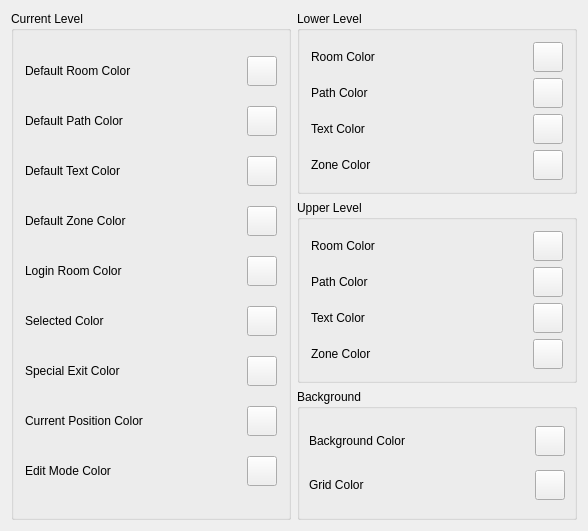
<?xml version="1.0" encoding="UTF-8"?>
<ui version="4.0">
 <class>DlgMapColorBase</class>
 <widget class="QWidget" name="DlgMapColorBase">
  <property name="geometry">
   <rect>
    <x>0</x>
    <y>0</y>
    <width>588</width>
    <height>531</height>
   </rect>
  </property>
  <property name="windowTitle">
   <string>Mapper Colors Options</string>
  </property>
  <layout class="QHBoxLayout">
   <property name="spacing">
    <number>6</number>
   </property>
   <property name="margin">
    <number>11</number>
   </property>
   <item>
    <widget class="QGroupBox" name="fraCurrentLevel">
     <property name="title">
      <string>Current Level</string>
     </property>
     <layout class="QGridLayout">
      <property name="margin">
       <number>11</number>
      </property>
      <property name="spacing">
       <number>6</number>
      </property>
      <item row="1" column="1">
       <widget class="KColorButton" name="cmdDefaultPath">
        <property name="minimumSize">
         <size>
          <width>30</width>
          <height>30</height>
         </size>
        </property>
        <property name="maximumSize">
         <size>
          <width>30</width>
          <height>30</height>
         </size>
        </property>
        <property name="text">
         <string/>
        </property>
       </widget>
      </item>
      <item row="1" column="0">
       <widget class="QLabel" name="lblDefaultPath">
        <property name="text">
         <string>Default Path Color</string>
        </property>
        <property name="wordWrap">
         <bool>false</bool>
        </property>
       </widget>
      </item>
      <item row="0" column="0">
       <widget class="QLabel" name="lblDefaultRoom">
        <property name="text">
         <string>Default Room Color</string>
        </property>
        <property name="wordWrap">
         <bool>false</bool>
        </property>
       </widget>
      </item>
      <item row="0" column="1">
       <widget class="KColorButton" name="cmdDefaultRoom">
        <property name="minimumSize">
         <size>
          <width>30</width>
          <height>30</height>
         </size>
        </property>
        <property name="maximumSize">
         <size>
          <width>30</width>
          <height>30</height>
         </size>
        </property>
        <property name="text">
         <string/>
        </property>
       </widget>
      </item>
      <item row="8" column="1">
       <widget class="KColorButton" name="cmdEditMode">
        <property name="minimumSize">
         <size>
          <width>30</width>
          <height>30</height>
         </size>
        </property>
        <property name="maximumSize">
         <size>
          <width>30</width>
          <height>30</height>
         </size>
        </property>
        <property name="text">
         <string/>
        </property>
       </widget>
      </item>
      <item row="7" column="0">
       <widget class="QLabel" name="lblCurrentPosition">
        <property name="text">
         <string>Current Position Color</string>
        </property>
        <property name="wordWrap">
         <bool>false</bool>
        </property>
       </widget>
      </item>
      <item row="6" column="0">
       <widget class="QLabel" name="lblSpecialExit">
        <property name="text">
         <string>Special Exit Color</string>
        </property>
        <property name="wordWrap">
         <bool>false</bool>
        </property>
       </widget>
      </item>
      <item row="4" column="0">
       <widget class="QLabel" name="lblLoginRoom">
        <property name="text">
         <string>Login Room Color</string>
        </property>
        <property name="wordWrap">
         <bool>false</bool>
        </property>
       </widget>
      </item>
      <item row="6" column="1">
       <widget class="KColorButton" name="cmdSpecialExit">
        <property name="minimumSize">
         <size>
          <width>30</width>
          <height>30</height>
         </size>
        </property>
        <property name="maximumSize">
         <size>
          <width>30</width>
          <height>30</height>
         </size>
        </property>
        <property name="text">
         <string/>
        </property>
       </widget>
      </item>
      <item row="5" column="1">
       <widget class="KColorButton" name="cmdSelected">
        <property name="minimumSize">
         <size>
          <width>30</width>
          <height>30</height>
         </size>
        </property>
        <property name="maximumSize">
         <size>
          <width>30</width>
          <height>30</height>
         </size>
        </property>
        <property name="text">
         <string/>
        </property>
       </widget>
      </item>
      <item row="8" column="0">
       <widget class="QLabel" name="lblEdit">
        <property name="text">
         <string>Edit Mode Color</string>
        </property>
        <property name="wordWrap">
         <bool>false</bool>
        </property>
       </widget>
      </item>
      <item row="7" column="1">
       <widget class="KColorButton" name="cmdCurrentPosition">
        <property name="minimumSize">
         <size>
          <width>30</width>
          <height>30</height>
         </size>
        </property>
        <property name="maximumSize">
         <size>
          <width>30</width>
          <height>30</height>
         </size>
        </property>
        <property name="text">
         <string/>
        </property>
       </widget>
      </item>
      <item row="2" column="0">
       <widget class="QLabel" name="lblDefaultText">
        <property name="text">
         <string>Default Text Color</string>
        </property>
        <property name="wordWrap">
         <bool>false</bool>
        </property>
       </widget>
      </item>
      <item row="3" column="0">
       <widget class="QLabel" name="lblDefaultZone">
        <property name="text">
         <string>Default Zone Color</string>
        </property>
        <property name="wordWrap">
         <bool>false</bool>
        </property>
       </widget>
      </item>
      <item row="4" column="1">
       <widget class="KColorButton" name="cmdLoginRoom">
        <property name="minimumSize">
         <size>
          <width>30</width>
          <height>30</height>
         </size>
        </property>
        <property name="maximumSize">
         <size>
          <width>30</width>
          <height>30</height>
         </size>
        </property>
        <property name="text">
         <string/>
        </property>
       </widget>
      </item>
      <item row="2" column="1">
       <widget class="KColorButton" name="cmdDefaultText">
        <property name="minimumSize">
         <size>
          <width>30</width>
          <height>30</height>
         </size>
        </property>
        <property name="maximumSize">
         <size>
          <width>30</width>
          <height>30</height>
         </size>
        </property>
        <property name="text">
         <string/>
        </property>
       </widget>
      </item>
      <item row="3" column="1">
       <widget class="KColorButton" name="cmdDefaultZone">
        <property name="minimumSize">
         <size>
          <width>30</width>
          <height>30</height>
         </size>
        </property>
        <property name="maximumSize">
         <size>
          <width>30</width>
          <height>30</height>
         </size>
        </property>
        <property name="text">
         <string/>
        </property>
       </widget>
      </item>
      <item row="5" column="0">
       <widget class="QLabel" name="lblSelected">
        <property name="text">
         <string>Selected Color</string>
        </property>
        <property name="wordWrap">
         <bool>false</bool>
        </property>
       </widget>
      </item>
     </layout>
    </widget>
   </item>
   <item>
    <layout class="QVBoxLayout">
     <property name="spacing">
      <number>6</number>
     </property>
     <property name="margin">
      <number>0</number>
     </property>
     <item>
      <widget class="QGroupBox" name="fraLowerLevel">
       <property name="title">
        <string>Lower Level</string>
       </property>
       <layout class="QGridLayout">
        <property name="margin">
         <number>11</number>
        </property>
        <property name="spacing">
         <number>6</number>
        </property>
        <item row="0" column="0">
         <widget class="QLabel" name="lblLowerRoom">
          <property name="text">
           <string>Room Color</string>
          </property>
          <property name="wordWrap">
           <bool>false</bool>
          </property>
         </widget>
        </item>
        <item row="0" column="1">
         <widget class="KColorButton" name="cmdLowerRoom">
          <property name="minimumSize">
           <size>
            <width>30</width>
            <height>30</height>
           </size>
          </property>
          <property name="maximumSize">
           <size>
            <width>30</width>
            <height>30</height>
           </size>
          </property>
          <property name="text">
           <string/>
          </property>
         </widget>
        </item>
        <item row="1" column="0">
         <widget class="QLabel" name="lblLowerPath">
          <property name="text">
           <string>Path Color</string>
          </property>
          <property name="wordWrap">
           <bool>false</bool>
          </property>
         </widget>
        </item>
        <item row="2" column="0">
         <widget class="QLabel" name="lblLowerText">
          <property name="text">
           <string>Text Color</string>
          </property>
          <property name="wordWrap">
           <bool>false</bool>
          </property>
         </widget>
        </item>
        <item row="3" column="0">
         <widget class="QLabel" name="lblLowerZone">
          <property name="text">
           <string>Zone Color</string>
          </property>
          <property name="wordWrap">
           <bool>false</bool>
          </property>
         </widget>
        </item>
        <item row="1" column="1">
         <widget class="KColorButton" name="cmdLowerPath">
          <property name="minimumSize">
           <size>
            <width>30</width>
            <height>30</height>
           </size>
          </property>
          <property name="maximumSize">
           <size>
            <width>30</width>
            <height>30</height>
           </size>
          </property>
          <property name="text">
           <string/>
          </property>
         </widget>
        </item>
        <item row="2" column="1">
         <widget class="KColorButton" name="cmdLowerText">
          <property name="minimumSize">
           <size>
            <width>30</width>
            <height>30</height>
           </size>
          </property>
          <property name="maximumSize">
           <size>
            <width>30</width>
            <height>30</height>
           </size>
          </property>
          <property name="text">
           <string/>
          </property>
         </widget>
        </item>
        <item row="3" column="1">
         <widget class="KColorButton" name="cmdLowerZone">
          <property name="minimumSize">
           <size>
            <width>30</width>
            <height>30</height>
           </size>
          </property>
          <property name="maximumSize">
           <size>
            <width>30</width>
            <height>30</height>
           </size>
          </property>
          <property name="text">
           <string/>
          </property>
         </widget>
        </item>
       </layout>
      </widget>
     </item>
     <item>
      <widget class="QGroupBox" name="fraUpperLevel">
       <property name="title">
        <string>Upper Level</string>
       </property>
       <layout class="QGridLayout">
        <property name="margin">
         <number>11</number>
        </property>
        <property name="spacing">
         <number>6</number>
        </property>
        <item row="0" column="1">
         <widget class="KColorButton" name="cmdUpperRoom">
          <property name="minimumSize">
           <size>
            <width>30</width>
            <height>30</height>
           </size>
          </property>
          <property name="maximumSize">
           <size>
            <width>30</width>
            <height>30</height>
           </size>
          </property>
          <property name="text">
           <string/>
          </property>
         </widget>
        </item>
        <item row="1" column="0">
         <widget class="QLabel" name="lblUpperPath">
          <property name="text">
           <string>Path Color</string>
          </property>
          <property name="wordWrap">
           <bool>false</bool>
          </property>
         </widget>
        </item>
        <item row="0" column="0">
         <widget class="QLabel" name="lblUpperRoom">
          <property name="text">
           <string>Room Color</string>
          </property>
          <property name="wordWrap">
           <bool>false</bool>
          </property>
         </widget>
        </item>
        <item row="3" column="0">
         <widget class="QLabel" name="lblUpperZone">
          <property name="text">
           <string>Zone Color</string>
          </property>
          <property name="wordWrap">
           <bool>false</bool>
          </property>
         </widget>
        </item>
        <item row="2" column="0">
         <widget class="QLabel" name="lblUpperText">
          <property name="text">
           <string>Text Color</string>
          </property>
          <property name="wordWrap">
           <bool>false</bool>
          </property>
         </widget>
        </item>
        <item row="1" column="1">
         <widget class="KColorButton" name="cmdUpperPath">
          <property name="minimumSize">
           <size>
            <width>30</width>
            <height>30</height>
           </size>
          </property>
          <property name="maximumSize">
           <size>
            <width>30</width>
            <height>30</height>
           </size>
          </property>
          <property name="text">
           <string/>
          </property>
         </widget>
        </item>
        <item row="2" column="1">
         <widget class="KColorButton" name="cmdUpperText">
          <property name="minimumSize">
           <size>
            <width>30</width>
            <height>30</height>
           </size>
          </property>
          <property name="maximumSize">
           <size>
            <width>30</width>
            <height>30</height>
           </size>
          </property>
          <property name="text">
           <string/>
          </property>
         </widget>
        </item>
        <item row="3" column="1">
         <widget class="KColorButton" name="cmdUpperZone">
          <property name="minimumSize">
           <size>
            <width>30</width>
            <height>30</height>
           </size>
          </property>
          <property name="maximumSize">
           <size>
            <width>30</width>
            <height>30</height>
           </size>
          </property>
          <property name="text">
           <string/>
          </property>
         </widget>
        </item>
       </layout>
      </widget>
     </item>
     <item>
      <widget class="QGroupBox" name="fraBackground">
       <property name="title">
        <string>Background</string>
       </property>
       <layout class="QGridLayout" name="gridLayout3">
        <item row="0" column="0">
         <widget class="QLabel" name="lblBackground">
          <property name="text">
           <string>Background Color</string>
          </property>
          <property name="wordWrap">
           <bool>false</bool>
          </property>
         </widget>
        </item>
        <item row="0" column="1">
         <widget class="KColorButton" name="cmdBackground">
          <property name="minimumSize">
           <size>
            <width>30</width>
            <height>30</height>
           </size>
          </property>
          <property name="maximumSize">
           <size>
            <width>30</width>
            <height>30</height>
           </size>
          </property>
          <property name="text">
           <string/>
          </property>
         </widget>
        </item>
        <item row="1" column="0">
         <widget class="QLabel" name="lblGrid">
          <property name="text">
           <string>Grid Color</string>
          </property>
          <property name="wordWrap">
           <bool>false</bool>
          </property>
         </widget>
        </item>
        <item row="1" column="1">
         <widget class="KColorButton" name="cmdGrid">
          <property name="minimumSize">
           <size>
            <width>30</width>
            <height>30</height>
           </size>
          </property>
          <property name="maximumSize">
           <size>
            <width>30</width>
            <height>30</height>
           </size>
          </property>
          <property name="text">
           <string/>
          </property>
         </widget>
        </item>
       </layout>
      </widget>
     </item>
    </layout>
   </item>
  </layout>
 </widget>
 <pixmapfunction>qPixmapFromMimeSource</pixmapfunction>
 <customwidgets>
  <customwidget>
   <class>KColorButton</class>
   <extends>QPushButton</extends>
   <header>kcolorbutton.h</header>
  </customwidget>
 </customwidgets>
 <resources/>
 <connections/>
</ui>
